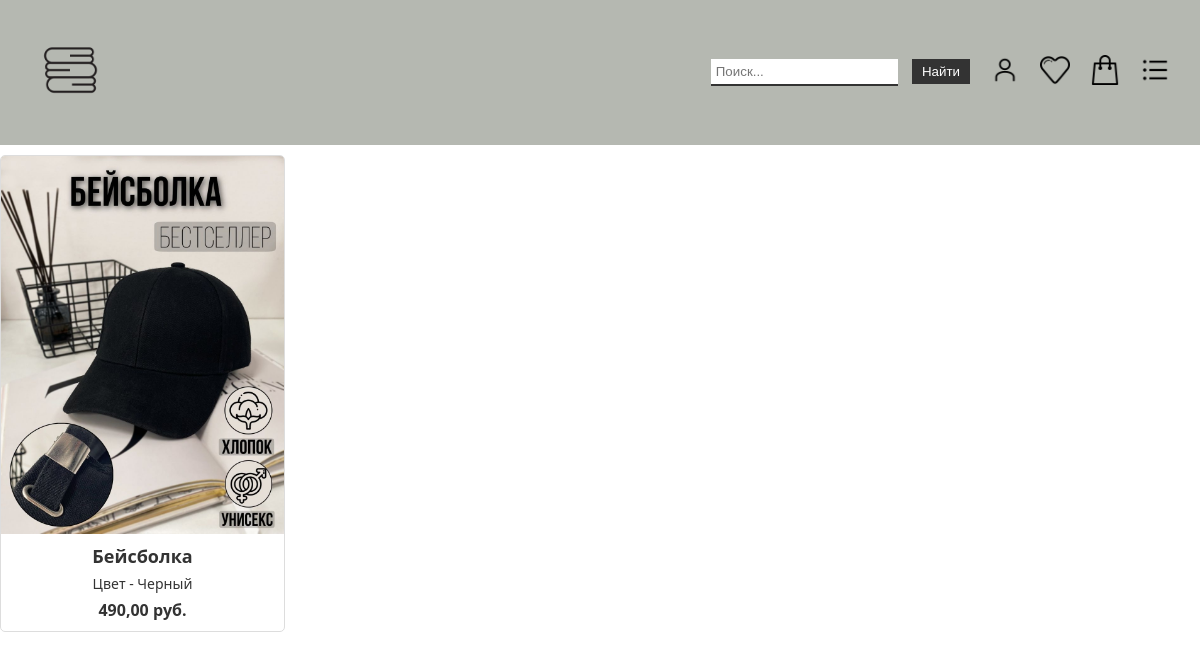
The app's page /catalog/1/ with its own data.
### product/models.py (models this page shows, shortened)
class Product(models.Model):
    title = models.CharField(max_length=100)
    price = models.DecimalField(max_digits=10, decimal_places=2, null=True)
    color = models.CharField(max_length=50)
    content = models.TextField(blank=True)
    gender = models.CharField(max_length=50)
    photo = models.ImageField(upload_to="photos/%Y/%m/%d/")
    is_published = models.BooleanField(default=True)
    cat = models.ForeignKey('Catalog', on_delete=models.PROTECT, null=True)
    def get_absolute_url(self):
        return reverse('product', kwargs={'prod_id': self.pk})
    class Meta:
        verbose_name = 'Товар'
        verbose_name_plural = 'Товары'
        ordering = ('title', )

### product/views.py (the view)
# urls.py: path('catalog/<int:cat_id>/', show_cat, name='catalog'),
def show_cat(request, cat_id):
    prods = Product.objects.filter(cat=cat_id)
    title = f'Каталог {cat_id}'
    context = {'title': title, 'prods': prods, 'menu': menu}
    return render(request, 'product/head_page.html', context)

### product/templates/product/head_page.html
{% extends 'product/base.html' %}
{% block content %}
<div class="list-prod">
  {% for p in prods %}
    <a href="{{ p.get_absolute_url }}" class="item">
      {% if p.photo %}
        <img src="{{p.photo.url}}" alt="{{p.title}}">
      {% else %}
        <div style="height: 200px;"></div>
      {% endif %}
      <h2>{{ p.title }}</h2>
      <p>Цвет - {{ p.color }}</p>
      <p class="price">{{ p.price }} руб.</p>
    </a>
  {% endfor %}
</div>
{% endblock content %}

### product/static/product/css/styles.css (style rules this page uses)
body { position: relative; font-family: 'Noto Sans', sans-serif; font-size: 16px; line-height: 1.4; color: #000; min-width: 320px; overflow-x: hidden; height: auto; margin: 0; padding: 0; }
.list-prod { display: flex; flex-wrap: wrap; justify-content: space-between; margin: 0 -10px; }
.item { width: calc(25% - 20px); margin: 10px; box-sizing: border-box; border: 1px solid #ddd; border-radius: 5px; overflow: hidden; background-color: #fff; display: flex; flex-direction: column; color: #333; text-decoration: none; }
.item img { max-width: 100%; height: auto; object-fit: cover; flex: 1; }
.item h2 { margin: 0 10px; font-size: 18px; font-weight: 700; text-align: center; margin-top: 10px; margin-bottom: 5px; }
.item p { margin: 0 10px; font-size: 14px; text-align: center; margin-bottom: 5px; }
.item .price { margin: 0 10px; font-size: 16px; font-weight: 700; text-align: center; margin-bottom: 10px; }
.item { width: calc(25% - 20px); margin: 10px; box-sizing: border-box; border: 1px solid #ddd; border-radius: 5px; overflow: hidden; background-color: #fff; display: flex; flex-direction: column; }

### records on screen
Product: photo (picture), title "Бейсболка", color "Черный", price "490,00"
